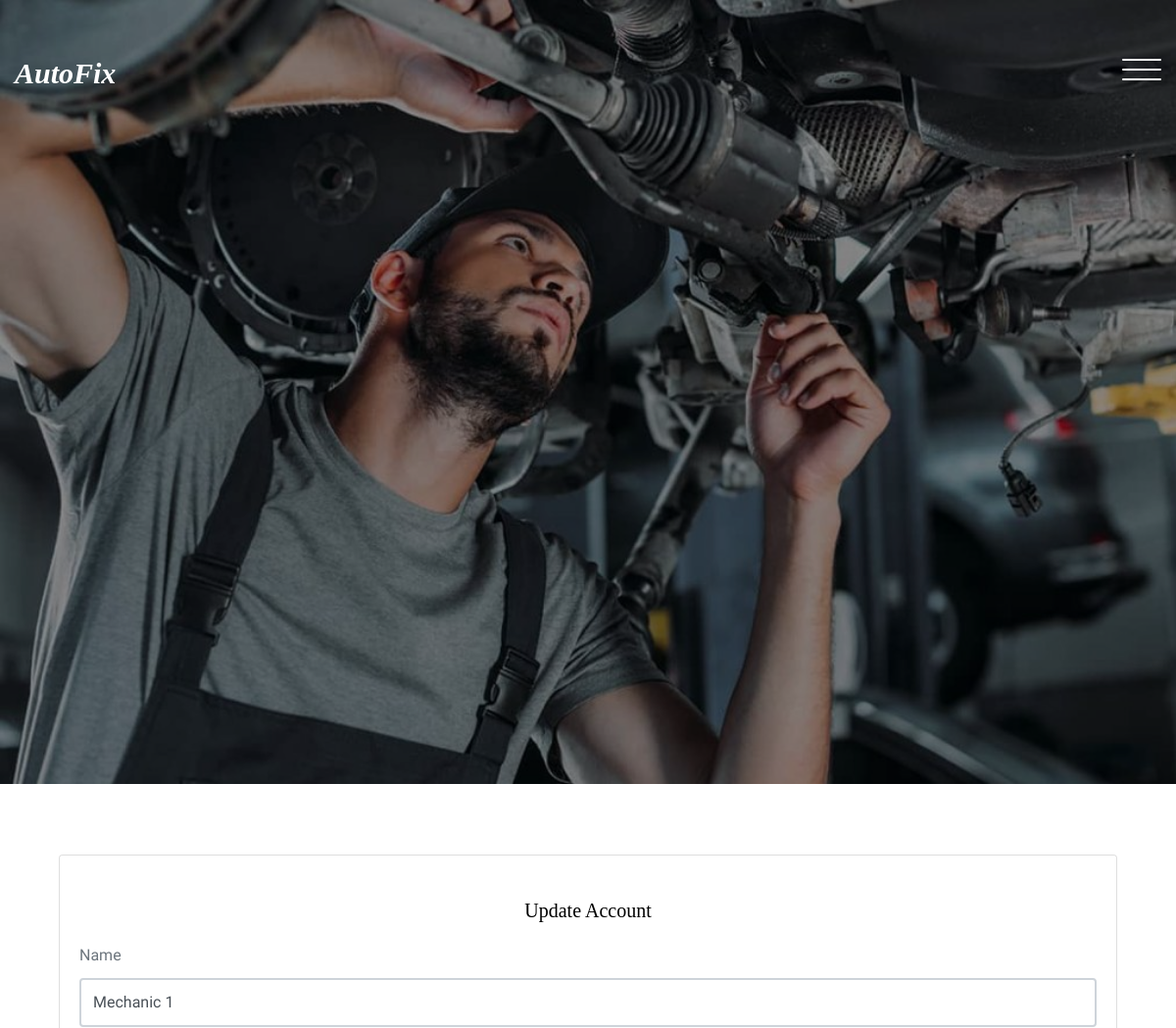
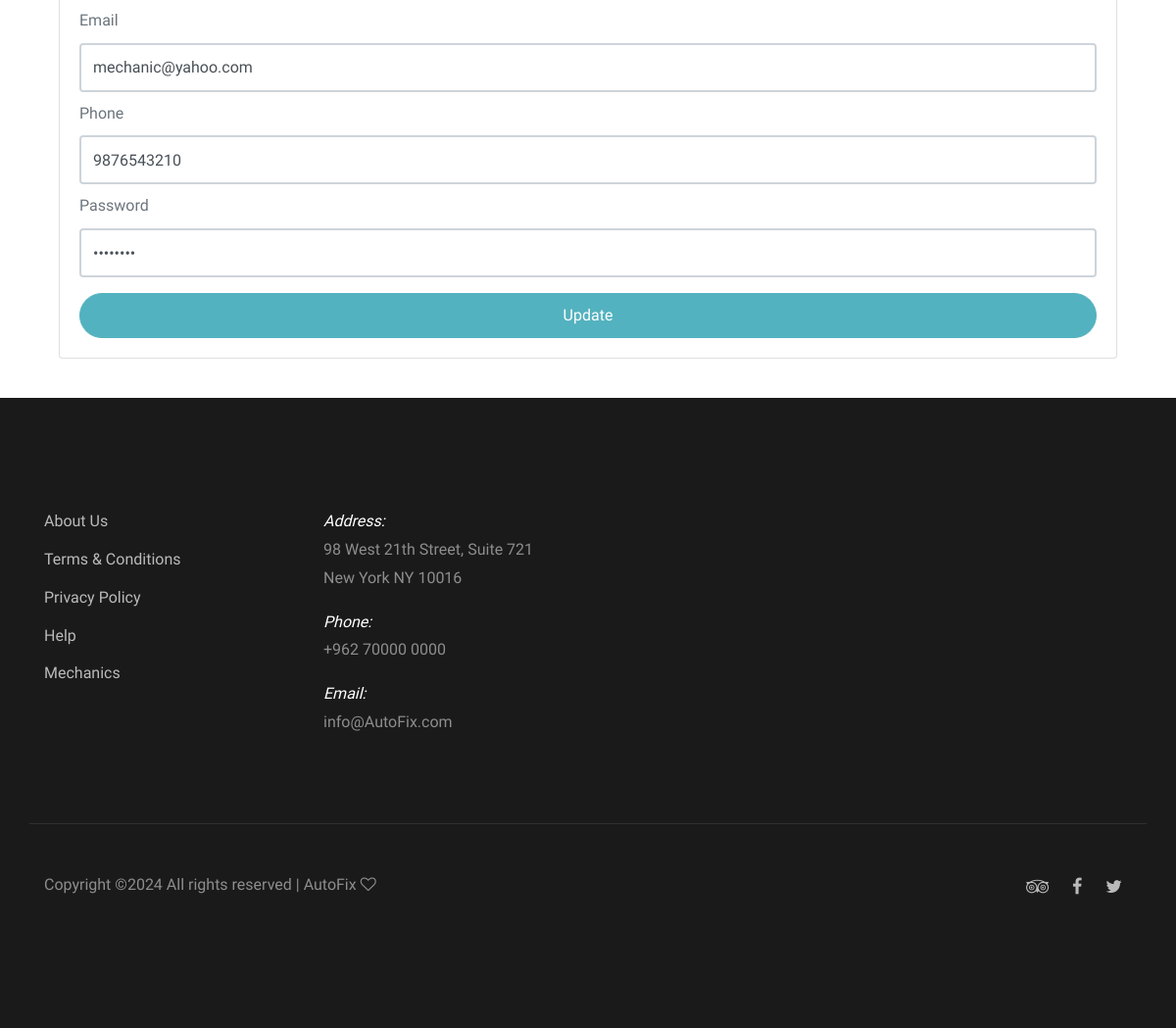
The page /Site/Account.php (signed in) on the database its author committed (2 pictures, top to bottom).
### tables this page shows
CREATE TABLE `users` (
  `id` int(11) NOT NULL,
  `specalization_id` int(11) DEFAULT NULL,
  `location_id` int(11) DEFAULT NULL,
  `type` varchar(191) NOT NULL,
  `name` varchar(191) NOT NULL,
  `email` varchar(191) NOT NULL,
  `phone` varchar(191) NOT NULL,
  `password` varchar(191) NOT NULL,
  `total_rate` double NOT NULL DEFAULT 0,
  `active` tinyint(1) NOT NULL DEFAULT 1,
  `created_at` datetime NOT NULL DEFAULT current_timestamp()
);

### Site/Account.php (the view, shortened to what this page needs)
<?php
include "../Connect.php";
$C_ID = $_SESSION['U_Log'];
if ($C_ID) {
    $sql1 = mysqli_query($con, "select * from users where id='$C_ID'");
    $row1 = mysqli_fetch_array($sql1);
    $name = $row1['name'];
    $email = $row1['email'];
    $password = $row1['password'];
    $phone = $row1['phone'];
}
?>
<!doctype html>
<html lang="en">
  <head>
    <link rel="stylesheet" href="css/bootstrap.css">
    <link rel="stylesheet" href="css/animate.css">
    <link rel="stylesheet" href="css/owl.carousel.min.css">
    <link rel="stylesheet" href="css/aos.css">
    <link rel="stylesheet" href="fonts/ionicons/css/ionicons.min.css">
    <link rel="stylesheet" href="fonts/fontawesome/css/font-awesome.min.css">
    <link rel="stylesheet" href="css/style.css">
  </head>
  <body>
    <header class="site-header">
      <div class="container-fluid">
        <div class="row">
          <div class="col-4 site-logo" data-aos="fade"><a href="index.php"><em>AutoFix</em></a></div>
          <div class="col-8">
            <div class="site-menu-toggle js-site-menu-toggle"  data-aos="fade">
              <span></span>
              <span></span>
              <span></span>
            </div>
          </div>
        </div>
      </div>
    </header>
    <section class="site-hero overlay page-inside" style="background-image: url(img/other_background.jpg)">
      <div class="container">
        <div class="row site-hero-inner justify-content-center align-items-center">
          <div class="col-md-10 text-center">
          </div>
        </div>
      </div>
    </section>
    <main>
      <div class="container">
        <section
          class="section register min-vh-100 d-flex flex-column align-items-center justify-content-center py-4"
        >
          <div class="container">
            <div class="row justify-content-center">
              <div
                class="col-lg-12 col-md-12 d-flex flex-column align-items-center justify-content-center"
              >
                <div class="card mb-3">
                  <div class="card-body">
                    <div class="pt-4 pb-2">
                      <h5 class="card-title text-center pb-0 fs-4">
                        Update Account
                      </h5>
                    </div>
                    <form class="row g-3 needs-validation" method="POST" action="./Account.php" >
                      <div class="col-12 mb-2">
                        <label for="yourName" class="form-label"
                          >Name</label
                        >
                        <input
                          type="text"
                          name="name"
                          class="form-control"
                          id="yourName"
                          value="<?php echo $name ?>"
                          required
                        />
                      </div>
                      <div class="col-12 mb-2">
                        <label for="yourEmail" class="form-label"
                          >Email</label
                        >
                        <input
                          type="email"
                          name="email"
                          class="form-control"
                          id="yourEmail"
                          value="<?php echo $email ?>"
                          required
                        />
                      </div>
                      <div class="col-12 mb-2">
                        <label for="yourEmail" class="form-label"
                          >Phone</label
                        >
                        <input
                          type="text"
                          name="phone"
                          class="form-control"
                          id="yourEmail"
                          value="<?php echo $phone ?>"
                          required
                        />
                      </div>
                      <div class="col-12 mb-3">
                        <label for="yourPassword" class="form-label"
                          >Password</label
                        >
                        <input
                          type="password"
                          name="password"
                          class="form-control"
                          id="yourPassword"
                          value="<?php echo $password ?>"
                          required
                        />
                      </div>
                      <div class="col-12">
                        <button
                          class="btn btn-primary w-100"
                          type="submit"
                          name="Submit"
                        >
                          Update
                        </button>
                      </div>
                    </form>
                  </div>
                </div>
              </div>
            </div>
          </div>
        </section>
      </div>
    </main>
    <?php include './Footer.php';?>
  </body>
</html>

### Site/css/style.css (style rules this page uses)
body { background: #fff; font-family: "Mukta Mahee", arial, sans-serif; font-weight: 200; font-size: 16px; line-height: 1.8; color: #6c757d; }
a { -webkit-transition: .3s all ease; -o-transition: .3s all ease; transition: .3s all ease; text-decoration: none; }
h1, h2, h3, h4, h5 { color: #000; font-family: "Playfair+Display", times, serif; }
.container-fluid { max-width: 1600px; }
.btn { padding-left: 30px; padding-right: 30px; padding-top: 10px; padding-bottom: 10px; border-radius: 50px; }
.btn, .form-control { outline: none; -webkit-box-shadow: none !important; box-shadow: none !important; }
.form-control { -webkit-box-shadow: none !important; box-shadow: none !important; height: 50px; border-width: 2px; }
.site-header { position: absolute; top: 0; width: 100%; padding: 60px 0; z-index: 2; }
.site-logo a { font-size: 30px; color: #fff; font-weight: bold; line-height: 1; font-family: "Playfair+Display", times, serif; }
.site-hero { background-size: cover; height: 100vh; min-height: 700px; width: 100%; }
.site-hero.overlay:before { background: rgba(0, 0, 0, 0.45); content: ""; position: absolute; height: 100vh; min-height: 700px; top: 0; left: 0; bottom: 0; right: 0; }
.site-hero-inner { height: 100vh; min-height: 700px; }
.page-inside .site-hero-inner, .page-inside { height: 100vh; min-height: 500px; }
.page-inside.overlay:before { height: 100vh; min-height: 500px; }
.site-menu-toggle { float: right; width: 40px; height: 45px; position: relative; margin: 0px auto; z-index: 200; -webkit-transform: rotate(0deg); -moz-transform: rotate(0deg); -o-transform: rotate(0deg); -ms-transform: rotate(0deg); transform: rotate(0deg); -webkit-transition: .5s ease-in-out; -moz-transition: .5s ease-in-out; -o-transition: .5s ease-in-out; transition: .5s ease-in-out; cursor: pointer; }
.site-menu-toggle span { display: block; position: absolute; height: 2px; width: 100%; background: #fff; border-radius: 9px; opacity: 1; left: 0; -webkit-transform: rotate(0deg); -moz-transform: rotate(0deg); -o-transform: rotate(0deg); -ms-transform: rotate(0deg); transform: rotate(0deg); -webkit-transition: .25s ease-in-out; -moz-transition: .25s ease-in-out; -o-transition: .25s ease-in-out; transition: .25s ease-in-out; }
.site-menu-toggle span:nth-child(1) { top: 0px; }
.site-menu-toggle span:nth-child(2) { top: 10px; }
.site-menu-toggle span:nth-child(3) { top: 20px; }
.section { padding: 7em 0; }

### rows shown on the page
users: name "Mechanic 1", email "mechanic@yahoo.com", phone "9876543210"
